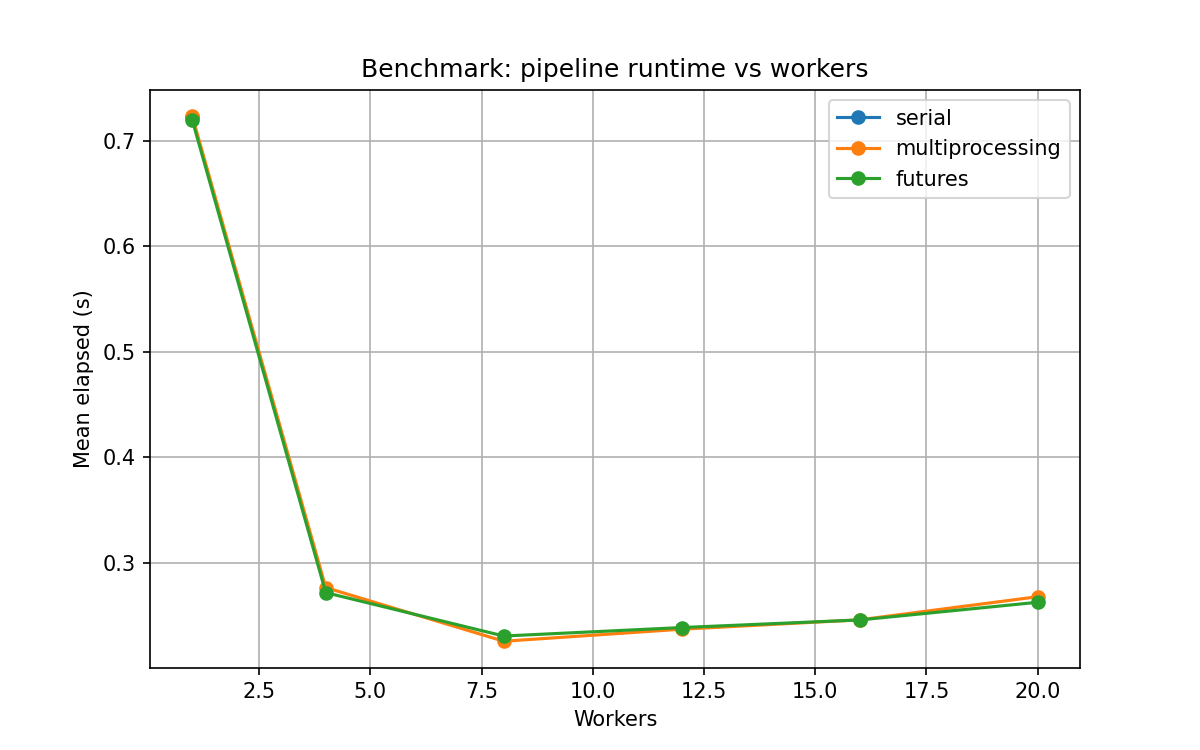
#> input picture out/bench/benchmark_plot.png, 1200 x 750 px
$ python benchmark.py -i ../out/bench/benchmark_plot.png -o out
#> lines starting #> are read from the running program, lines starting #| are printed output that depends on the picture
### image_processing/filters.py
import numpy as np
from PIL import Image
from .utils import to_array, to_image

# --- Core Filters ---

def grayscale(arr: np.ndarray) -> np.ndarray:
    """Converts (H,W,3) or (H,W,4) array to (H,W) luminance."""
    if arr.ndim == 2:
        return arr
    if arr.shape[2] == 4:
        arr = arr[:, :, :3]
    # Y = 0.299R + 0.587G + 0.114B
    return np.dot(arr, [0.299, 0.587, 0.114])

def convolve2d_vectorized(arr: np.ndarray, kernel: np.ndarray) -> np.ndarray:
    """
    Vectorized convolution for small kernels.
    Replaces nested loops with array shifting.
    """
    kh, kw = kernel.shape
    ph, pw = kh // 2, kw // 2

    # Pad the image
    padded = np.pad(arr, ((ph, ph), (pw, pw)), mode='edge')
    h, w = arr.shape
    output = np.zeros_like(arr)

    # Iterate over the kernel (e.g., 9 times for 3x3) instead of image (millions of times)
    for i in range(kh):
        for j in range(kw):
            # Shift the padded array to align with kernel position
            # Slice: [i : i + original_height]
            region = padded[i : i + h, j : j + w]
            output += region * kernel[i, j]

    return output

def gaussian_blur(arr: np.ndarray) -> np.ndarray:
    kernel = np.array([[1, 2, 1], [2, 4, 2], [1, 2, 1]], dtype=np.float32) / 16.0
    # Ensure grayscale input for convolution
    if arr.ndim == 3:
        arr = grayscale(arr)
    return convolve2d_vectorized(arr, kernel)

def sobel_edges(arr: np.ndarray) -> np.ndarray:
    if arr.ndim == 3:
        arr = grayscale(arr)

    kx = np.array([[-1, 0, 1], [-2, 0, 2], [-1, 0, 1]], dtype=np.float32)
    ky = np.array([[1, 2, 1], [0, 0, 0], [-1, -2, -1]], dtype=np.float32)

    gx = convolve2d_vectorized(arr, kx)
    gy = convolve2d_vectorized(arr, ky)

    mag = np.hypot(gx, gy)

    # FIX: Remove dynamic normalization (mag.max()) which breaks parallel consistency.
    # Instead, simply clip values to the 0-255 range.
    mag = np.clip(mag, 0, 255)

    return mag

def sharpen(arr: np.ndarray, alpha: float = 1.0) -> np.ndarray:
    if arr.ndim == 3:
        arr = grayscale(arr)

    # Simple blur for unsharp mask
    kernel = np.array([[1, 2, 1], [2, 4, 2], [1, 2, 1]], dtype=np.float32) / 16.0
    blurred = convolve2d_vectorized(arr, kernel)
    return arr + alpha * (arr - blurred)

def adjust_brightness(arr: np.ndarray, delta: float) -> np.ndarray:
    return arr + delta

# --- Pipeline Logic ---

def apply_pipeline_to_array(arr: np.ndarray, steps: list) -> np.ndarray:
    """Applies steps to a numpy array directly."""
    out = arr.astype(np.float32)

    for name, kwargs in steps:
        if name == 'grayscale':
            out = grayscale(out)
        elif name == 'gaussian':
            out = gaussian_blur(out)
        elif name == 'sobel':
            out = sobel_edges(out)
        elif name == 'sharpen':
            out = sharpen(out, **kwargs)
        elif name == 'brightness':
            out = adjust_brightness(out, **kwargs)
        else:
            raise ValueError(f"Unknown step {name}")
    return out

def apply_pipeline(img: Image.Image, steps: list) -> Image.Image:
    """Public interface expecting a PIL Image."""
    arr = to_array(img)
    processed_arr = apply_pipeline_to_array(arr, steps)
    return to_image(processed_arr)

### image_processing/utils.py
import numpy as np
from PIL import Image

def to_array(img: Image.Image) -> np.ndarray:
    return np.array(img, dtype=np.float32)

def to_image(arr: np.ndarray) -> Image.Image:
    # Safe casting to uint8
    arr = np.clip(arr, 0, 255).astype(np.uint8)
    if arr.ndim == 2:
        return Image.fromarray(arr, mode='L')
    return Image.fromarray(arr)

def split_rows(arr: np.ndarray, n_chunks: int, overlap: int = 1):
    """Splits an array into horizontal chunks with overlap."""
    h = arr.shape[0]
    n_chunks = min(n_chunks, h)
    sizes = [h // n_chunks] * n_chunks
    for i in range(h % n_chunks):
        sizes[i] += 1

    chunks = []
    start = 0
    for sz in sizes:
        end = start + sz
        s = max(0, start - overlap)
        e = min(h, end + overlap)
        # Store metadata: (slice_start, core_start, core_end, slice_end)
        chunks.append((s, start, end, e))
        start = end
    return chunks

def calculate_required_overlap(steps: list) -> int:
    """Determines necessary overlap based on filter types."""
    # count how many spatial filters are used
    count = sum(1 for name, _ in steps if name in ('gaussian', 'sobel', 'sharpen'))
    return max(1, count)

def process_chunk_task(args):
    """
    Worker function shared by multiprocessing and futures.
    args: (index, arr_chunk, (s, core_start, core_end, e), steps)
    Returns: (index, processed_array)
    """
    # Import locally to avoid circular imports during module loading,
    # but strictly required for pickle-based multiprocessing.
    from .filters import apply_pipeline_to_array

    index, arr_chunk, (s, core_start, core_end, e), steps = args

    # Process the array directly without converting to PIL and back repeatedly
    out_arr = apply_pipeline_to_array(arr_chunk, steps)

    # Crop the overlap/halo
    top = core_start - s
    bottom = top + (core_end - core_start)

    # Handle both 2D (grayscale) and 3D (color) arrays explicitly
    if out_arr.ndim == 2:
        cropped = out_arr[top:bottom, :]
    elif out_arr.ndim == 3:
        cropped = out_arr[top:bottom, :, :]
    else:
        cropped = out_arr[top:bottom]

    return (index, cropped)

### image_processing/parallel_multiprocessing.py
from multiprocessing import Pool
import numpy as np
from PIL import Image
from .utils import to_array, to_image, split_rows, calculate_required_overlap, process_chunk_task

# --- GLOBAL VARIABLES (The "Memory") ---
_POOL = None
_CURRENT_WORKERS = 0

def apply_pipeline_multiprocessing(img: Image.Image, steps: list, num_workers: int = 4) -> Image.Image:
    global _POOL, _CURRENT_WORKERS

    # 1. Manage the Global Pool (Outer Pool Logic)
    if _POOL is None or _CURRENT_WORKERS != num_workers:
        if _POOL is not None:
            _POOL.close()
            _POOL.join()
        _POOL = Pool(processes=num_workers)
        _CURRENT_WORKERS = num_workers

    # 2. Prepare data
    arr = to_array(img)
    overlap = calculate_required_overlap(steps)
    chunks_meta = split_rows(arr, num_workers, overlap=overlap)

    # 3. Prepare tasks with index for deterministic ordering
    tasks = [
        (i, arr[s:e, :].copy(), meta, steps)
        for i, ((s, *_, e), meta) in enumerate(zip(chunks_meta, chunks_meta))
    ]

    # 4. Execute using the CACHED global pool
    # This is fast because _POOL is reused!
    results_with_index = _POOL.map(process_chunk_task, tasks)

    # Sort by index to ensure deterministic ordering
    results_with_index = sorted(results_with_index, key=lambda x: x[0])
    results = [r[1] for r in results_with_index]

    # 5. Reassemble
    out = np.vstack(results)
    return to_image(out)

### image_processing/parallel_futures.py
from concurrent.futures import ThreadPoolExecutor
import numpy as np
from PIL import Image
from .utils import to_array, to_image, split_rows, calculate_required_overlap, process_chunk_task

# --- GLOBAL VARIABLES (The "Memory") ---
_EXECUTOR = None
_CURRENT_WORKERS = 0

def apply_pipeline_futures(img: Image.Image, steps: list, num_workers: int = 4) -> Image.Image:
    global _EXECUTOR, _CURRENT_WORKERS

    # 1. Manage the Global Executor (Outer Pool Logic)
    # If executor doesn't exist or worker count changed, rebuild it.
    if _EXECUTOR is None or _CURRENT_WORKERS != num_workers:
        if _EXECUTOR is not None:
            _EXECUTOR.shutdown(wait=True)
        # Using ThreadPoolExecutor as decided for GCP performance
        _EXECUTOR = ThreadPoolExecutor(max_workers=num_workers)
        _CURRENT_WORKERS = num_workers

    # 2. Prepare data
    arr = to_array(img)
    overlap = calculate_required_overlap(steps)
    chunks_meta = split_rows(arr, num_workers, overlap=overlap)

    # 3. Prepare tasks with index and array copies for thread safety
    tasks = [
        (i, arr[s:e, :].copy(), meta, steps)
        for i, ((s, *_, e), meta) in enumerate(zip(chunks_meta, chunks_meta))
    ]

    # 4. Execute using the CACHED global executor
    futures = [_EXECUTOR.submit(process_chunk_task, task) for task in tasks]
    results_with_index = [f.result() for f in futures]

    # Sort by index to ensure deterministic ordering
    results_with_index.sort(key=lambda x: x[0])
    results = [r[1] for r in results_with_index]

    # 5. Reassemble
    out = np.vstack(results)
    return to_image(out)

### scripts/benchmark.py
"""
Benchmark script to compare serial vs multiprocessing vs concurrent.futures pipelines.
Usage: python -m scripts.benchmark --input food-101-dataset/images --outdir out/bench
"""
import argparse
import csv
import os
import time
from pathlib import Path
from collections import defaultdict

import matplotlib.pyplot as plt
from PIL import Image
import numpy as np

from image_processing.filters import apply_pipeline
from image_processing.parallel_multiprocessing import apply_pipeline_multiprocessing
from image_processing.parallel_futures import apply_pipeline_futures

STEPS = [('grayscale', {}), ('gaussian', {}), ('sobel', {}), ('sharpen', {'alpha': 1.0})]

def collect_images(path: Path, sample: int):
    if path.is_file():
        return [path]
    exts = ('.jpg', '.jpeg', '.png', '.bmp')
    imgs = []
    for root, _, files in os.walk(path):
        for f in files:
            if f.lower().endswith(exts):
                imgs.append(Path(root) / f)
    imgs = sorted(imgs)
    if sample and sample > 0:
        imgs = imgs[:sample]
    return imgs

def run_trial_on_image(img_path: Path, resize: int, workers_list, trials, out_rows):
#> called with resize = 256, trials = 3
    img = Image.open(img_path).convert('RGB')
    if resize:
        w, h = img.size
#> w = 1200; h = 750
        scale = resize / max(w, h)
#> scale = 0.213
        if scale < 1.0:
            img = img.resize((int(w*scale), int(h*scale)), Image.BILINEAR)
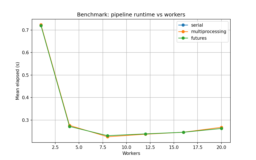
#> img: PIL image 256x160 RGB; mean R, G, B 249, 249.3, 248.4

    # Serial
    for t in range(trials):
        t0 = time.perf_counter()
        _ = apply_pipeline(img, STEPS)
        elapsed = time.perf_counter() - t0
        out_rows.append({'image': str(img_path.name), 'pipeline': 'serial', 'workers': 1, 'trial': t, 'elapsed': elapsed})
#> this loop made 3 passes
#> pass 1, in convolve2d_vectorized, `padded = np.pad(arr, ((ph, ph), (pw, pw)), mode='edge')`:
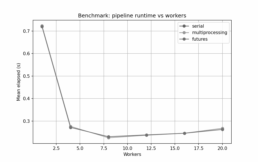
#> padded: shape (162, 258) float64; min 100.8, max 255, mean 249.2
#> pass 1, in convolve2d_vectorized (call 2), `padded = np.pad(arr, ((ph, ph), (pw, pw)), mode='edge')`:
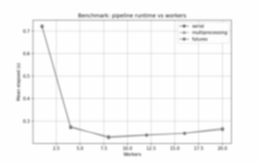
#> padded: shape (162, 258) float64; min 128.4, max 255, mean 249.2
#> pass 1, in sobel_edges, `gx = convolve2d_vectorized(arr, kx)`:
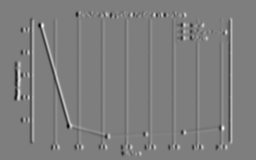
#> gx: shape (160, 256) float64; min -374, max 380.7, mean 0; drawn with min black and max white
#> after the loop, out_rows = 3 items

    # Parallel
    for wcount in workers_list:
        # Multiprocessing
        for t in range(trials):
            t0 = time.perf_counter()
            _ = apply_pipeline_multiprocessing(img, STEPS, num_workers=wcount)
            elapsed = time.perf_counter() - t0
            out_rows.append({'image': str(img_path.name), 'pipeline': 'multiprocessing', 'workers': wcount, 'trial': t, 'elapsed': elapsed})

        # Futures
        for t in range(trials):
            t0 = time.perf_counter()
            _ = apply_pipeline_futures(img, STEPS, num_workers=wcount)
            elapsed = time.perf_counter() - t0
            out_rows.append({'image': str(img_path.name), 'pipeline': 'futures', 'workers': wcount, 'trial': t, 'elapsed': elapsed})
#> this loop made 3 passes
#> pass 1, in apply_pipeline_multiprocessing, `out = np.vstack(results)`:
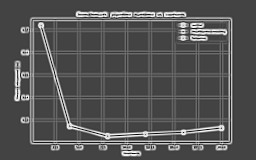
#> out: shape (160, 256) float64; min -118.1, max 327.9, mean 29.6; drawn with min black and max white
#> pass 1, in to_image (call 4), `arr = np.clip(arr, 0, 255).astype(np.uint8)`:
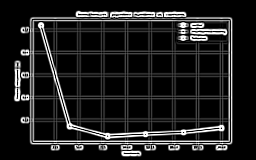
#> arr: shape (160, 256); min 0, max 255, mean 30.8
#> after the loop, out_rows = 21 items

def save_csv(rows, outdir: Path):
    outdir.mkdir(parents=True, exist_ok=True)
    csv_path = outdir / 'benchmark_results.csv'
    with csv_path.open('w', newline='') as f:
        writer = csv.DictWriter(f, fieldnames=['image', 'pipeline', 'workers', 'trial', 'elapsed'])
        writer.writeheader()
        for r in rows:
            writer.writerow(r)
    return csv_path

def plot_results(rows, outdir: Path):
    agg = defaultdict(list)
    for r in rows:
        key = (r['pipeline'], int(r['workers']))
        agg[key].append(r['elapsed'])

    pipelines = ['serial', 'multiprocessing', 'futures']
    plt.figure(figsize=(8, 5))
    for p in pipelines:
        xs = []
        ys = []
        keys = sorted(k for k in agg.keys() if k[0] == p)
        for (_, w) in keys:
            xs.append(w)
            ys.append(np.mean(agg[(p, w)]))
        if xs:
            plt.plot(xs, ys, marker='o', label=p)
    plt.xlabel('Workers')
    plt.ylabel('Mean elapsed (s)')
    plt.title('Benchmark: pipeline runtime vs workers')
    plt.legend()
    plt.grid(True)
    outpng = outdir / 'benchmark_plot.png'
    plt.savefig(outpng, dpi=150)
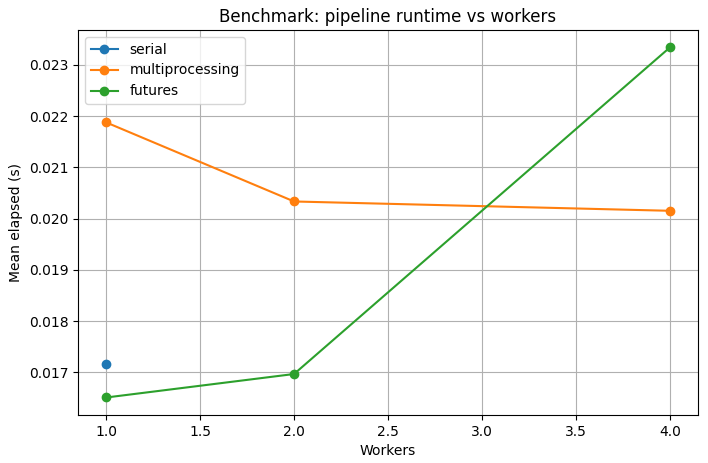
#> figure drawn by matplotlib, 1 panel
    plt.close()
    return outpng

def main():
    parser = argparse.ArgumentParser()
    parser.add_argument('--input', '-i', required=True, help='Input image file or directory')
    parser.add_argument('--outdir', '-o', required=True, help='Output directory for CSV and plots')
    parser.add_argument('--workers', type=int, nargs='+', default=[1, 2, 4], help='Worker counts')
    parser.add_argument('--trials', type=int, default=3, help='Trials per configuration')
    parser.add_argument('--sample', type=int, default=5, help='Number of images to sample')
    parser.add_argument('--resize', type=int, default=256, help='Resize max dimension')
    args = parser.parse_args()

    imgs = collect_images(Path(args.input), args.sample)
    if not imgs:
        print('No images found for benchmarking')
        return

    workers_list = sorted(set([int(w) for w in args.workers if w > 0]))
    rows = []

    print(f'Benchmarking {len(imgs)} images, workers={workers_list}')
    for img_path in imgs:
        print('Running:', img_path.name)
        run_trial_on_image(img_path, args.resize, workers_list, args.trials, rows)

    outdir = Path(args.outdir)
    csv_path = save_csv(rows, outdir)
    png_path = plot_results(rows, outdir)
    print('Saved CSV:', csv_path)
    print('Saved plot:', png_path)

if __name__ == '__main__':
    main()
